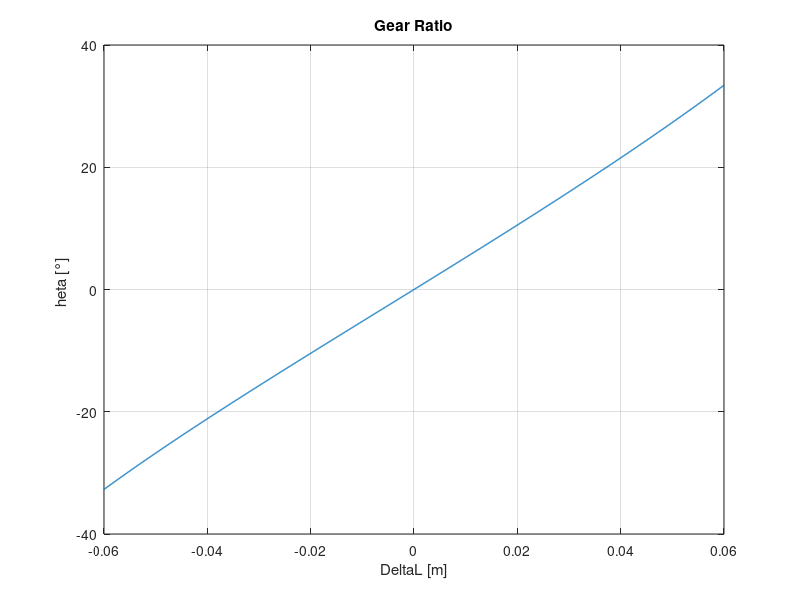

MATLAB code to generate this figure:
close all
clear all
clc

t=0.38; %[m] lunghezza del telaio
s=0.11; %[m] Lunghezza della manovella
l=0.37; %[m] Lunghezza a riposo della biella
delta_l=-0.06:0.0001:0.06;

L=l+delta_l;
alpha=acos((L.^2+t^2-s^2)./(2*L.*t));
beta=acos((L-t.*cos(alpha))./s);
gamma_0=pi-alpha(601)-beta(601);
gamma=pi-alpha-beta;
theta=gamma-gamma_0;

figure
plot(delta_l,theta*180/pi,'LineWidth',1)
title('Gear Ratio')
xlabel("\DeltaL [m]")
ylabel("\theta [°]")
grid on


I=2.3;    %Momento di inerzia della manovella (da definire)(1e8)
m=61;  %Massa della manovella (da definire)(100)
meq=zeros(1,length(theta));
for i=1:length(theta)
    meq(i)=(m+I/(s^2))*(delta_l(i)/theta(i));
end

mean(meq);